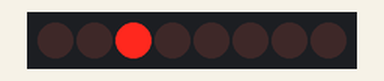
Simulated run of this sketch. Board: Arduino Uno, built with avr-gcc and run on an emulated ATmega328P. Shown: 8 shift-register outputs drawn as a row of LEDs (first output left, lit = HIGH). Wiring (inferred from the names in the program): shift register (74HC595): data pin 2; shift clock pin 3; latch pin 4. Wiring (inferred from the signals the program sends): row of LEDs: on Q0, Q1, Q2, Q3, Q4, Q5, Q6, Q7.

Above: at 0.5 s.
At 3.5 s:
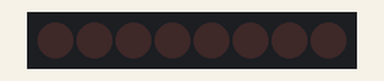
Timing chart, 0 to 4.6 s (numbered marks = the images above):
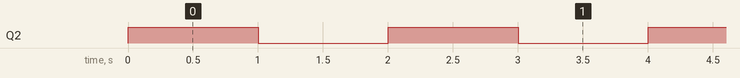

Measured:
- by itself, Q2: alternates HIGH for 1.0 s and LOW for 1.0 s

The sketch:

More_led_bigchip.ino
```cpp
// Pin connections
int DataPin = 2;   // Connect to DS (serial data input) pin on the shift register
int ClockPin = 3;  // Connect to SHCP (clock) pin on the shift register
int LatchPin = 4;  // Connect to STCP (latch) pin on the shift register
byte Data = 0;

void setup()
{
  pinMode(DataPin, OUTPUT);
  pinMode(ClockPin, OUTPUT);
  pinMode(LatchPin, OUTPUT);

  // Initialize shift register
  shiftWriteAllLow();  // Set all outputs to low initially
  updateShiftRegister();  // Update the shift register outputs
}

void loop()
{
  illuminateLED(2);  // Illuminate the third LED
  delay(1000);
  clearAllLEDs();    // Turn off all LEDs
  delay(1000);
}

void shiftWrite(int Pin, boolean State)
{
  bitWrite(Data, Pin, State);
}

void updateShiftRegister()
{
  digitalWrite(LatchPin, LOW);
  shiftOut(DataPin, ClockPin, MSBFIRST, Data);
  digitalWrite(LatchPin, HIGH);  // Latch the shifted data
}

void shiftWriteAllLow()
{
  for (int i = 0; i < 8; i++) {
    shiftWrite(i, LOW);
  }
}

void illuminateLED(int ledIndex)
{
  clearAllLEDs();  // Turn off all LEDs
  shiftWrite(ledIndex, HIGH);  // Illuminate the specified LED
  updateShiftRegister();  // Update the shift register outputs
}

void clearAllLEDs()
{
  shiftWriteAllLow();  // Turn off all LEDs
  updateShiftRegister();  // Update the shift register outputs
}
```
